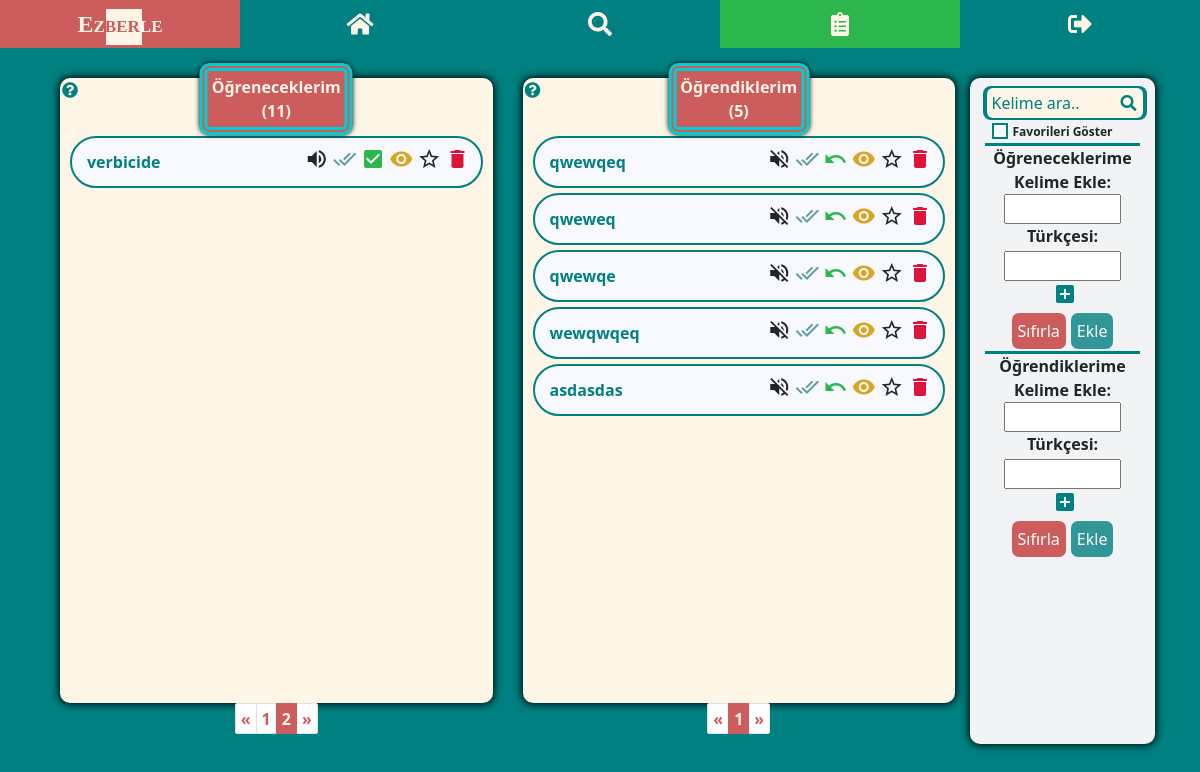
/kelime_listesi/?s=2 (signed in), run on an earlier commit of the app's database.
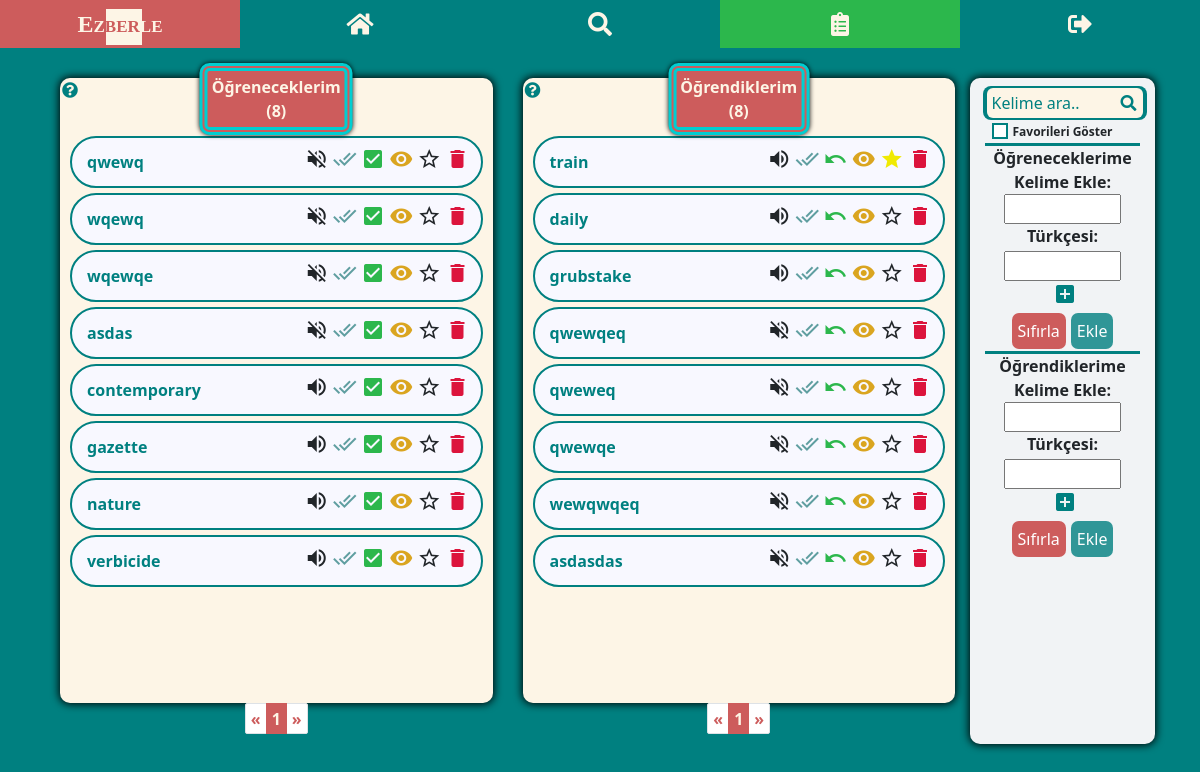
And on a later commit of the database.
### my_dict/models.py (models this page shows, shortened)
class WordEn(models.Model):
    user = models.ForeignKey(User, on_delete=models.CASCADE)
    english = models.CharField(max_length=100)
    audio = models.CharField(max_length=300)
    create_time = models.DateTimeField(auto_now_add=True)
    is_learned = models.BooleanField(default=False)
    is_seen = models.BooleanField(default=False)
    is_starred = models.BooleanField(default=False)
    is_in_reminder_list = models.BooleanField(default=False)
    memorize_tracker = FieldTracker(fields=['is_learned'])
    class Meta:
        ordering = ['-create_time']

### my_dict/views.py (the view)
# urls.py: path('kelime_listesi/', my_word_list, name='word-list'),
@login_required
def my_word_list(request):
    learned_words = WordEn.objects.filter(user=request.user, is_learned=True)
    unlearned_words = WordEn.objects.filter(user=request.user, is_learned=False)
    learned_count = len(learned_words)
    unlearned_count = len(unlearned_words)
    if request.method == 'POST':
        if "english-unl" in request.POST:
            word_en = request.POST.get('english-unl')
            word_tr_list = request.POST.getlist('turkish-unl[]')
            if not WordEn.objects.filter(user=request.user, english=word_en).exists():
                create_word_en = WordEn(user=request.user, english=word_en)
                create_word_en.save()
                for word_tr in word_tr_list:
                    if word_tr.strip() != "":
                        create_word_tr = create_word_en.turkish.create(turkish=word_tr)
                        create_word_tr.save()
                is_added = True
            else:
                is_added = False
            data = {'is_added': is_added}
            return JsonResponse(data)
        elif "english-l" in request.POST:
            word_en = request.POST.get('english-l')
            word_tr_list = request.POST.getlist('turkish-l[]')
            if not WordEn.objects.filter(user=request.user, english=word_en).exists():
                create_word_en = WordEn(user=request.user, english=word_en, is_learned=True)
                create_word_en.save()
                for word_tr in word_tr_list:
                    if word_tr.strip() != "":
                        create_word_tr = create_word_en.turkish.create(turkish=word_tr)
                        create_word_tr.save()
                is_added = True
            else:
                is_added = False
            data = {'is_added': is_added}
            return JsonResponse(data)
    elif request.method == "GET":
        word = request.GET.get("q")
        my_word_list_search(request, word)
    paginator_unl = Paginator(unlearned_words, 10)
    page_no_unl = request.GET.get('s')
    page_unl = paginator_unl.get_page(page_no_unl)
    paginator_l = Paginator(learned_words, 10)
    page_no_l = request.GET.get('p')
    page_l = paginator_l.get_page(page_no_l)
    context = {
        'page_obj_unl': page_unl,
        'page_obj_l': page_l,
        'learned_words': learned_words,
        'unlearned_words': unlearned_words,
        'learned_count': learned_count,
        'unlearned_count': unlearned_count,
    }
    return render(request, 'my_dict/word_list.html', context=context)

### my_dict/templates/my_dict/word_list.html (shortened to what the changed rows need)
{% extends 'base.html' %}
{% load static %}
{% block content %}
<div class="container-md">
<div class="row mt-4">
    <div class="col-lg-5 tbl-first mt-md-4">
        <div class="tbl-words position-relative">
            <span class="wl-title">Öğreneceklerim <br> <div>(<span class="count-unl">{{ unlearned_count }}</span>)</div></span>
            <ul class="unl-word">
                {% if "kelime_listesi/q=" not in request.path or page_obj_unl|length > 0 %}
                    {% for word in page_obj_unl %}
                    <li data-id="{{word.id}}" class="li{{word.id}}">
                        <div class="en-section">
                            <div class="align-self-center word">
                                <a href="{% url 'dictionary' word.english %}">{{ word.english }}</a>
                            </div>
                            <div data-id="{{word.id}}" class="btn-grp">
                                {% if word.audio %}
                                <i title="Dinle" class="material-icons audio">volume_up</i>
                                {% else %}
                                <i title="Ses mevcut değil" class="material-icons audio">volume_off</i>
                                {% endif %}
                                {% if word.is_seen %}
                                <i title="Görüldü" class="material-icons tick-seen dodger">done_all</i>
                                {% else %}
                                <i title="Görüldü" class="material-icons tick-seen cadet">done_all</i>
                                {% endif %}
                                <i title="Ezberledim" class="material-icons tick-learn memorize">check_box</i>
                                <button data-toggle="collapse" data-target=".tr{{word.id}}" class="eye">
                                    <i title="Türkçelerini göster" class="material-icons">remove_red_eye</i>
                                </button>
                                {% if not word.is_starred %}
                                <i title="Favorilere ekle" class="material-icons star">star_border</i>
                                {% else %}
                                <i title="Favorilere eklendi" class="material-icons star pale-yellow">star</i>
                                {% endif %}
                                <i title="Sil" class="material-icons del del-unl">delete</i>
                            </div>
                        </div>
                    </li>
                    {% endfor %}
                {% elif page_obj_unl|length == 0 and '$favorites' not in request.path %}
                    <li>Bu listeye <u>{{word}}</u> için bir kelime kayıt edilmemiş.</li>
                {% endif %}
            </ul>
        </div>
        {% if 'kelime_listesi/q=' not in request.path or unl_pg_count > 9 %}
        <nav aria-label="Page navigation example">
          <ul class="pagination pagination-sm justify-content-center">
          {% if page_obj_unl.has_previous %}
              <li class="page-item">
              <a class="page-link" href="?s={{ page_obj_unl.previous_page_number }}">&laquo</a>
            </li>
          {% else %}
              <li class="page-item disabled">
              <a class="page-link" href="#" tabindex="-1" aria-disabled="true">&laquo</a>
            </li>
          {% endif %}
          {% for i in page_obj_unl.paginator.page_range %}
              {% if page_obj_unl.number == i %}
                  <li class="page-item active" aria-current="page">
                <span class="page-link">
                  {{ i }}
                </span>
              </li>
              {% elif i > page_obj_unl.number|add:'-5' and i < page_obj_unl.number|add:'5' %}
                   <li class="page-item"><a class="page-link" href="?s={{ i }}">{{ i }}</a></li>
              {% endif %}
          {% endfor %}
        </ul>
      </nav>
        {% endif %}
    </div>
    <div class="col-lg-5 mt-md-4">
        <div class="tbl-words position-relative">
            <span class="wl-title">Öğrendiklerim <br> (<span class="count-l">{{ learned_count }}</span>)</span>
            <ul class="l-word">
                {% if "kelime_listesi/q=" not in request.path or page_obj_l|length > 0 %}
                    {% for word in page_obj_l %}
                    <li data-id="{{word.id}}" class="li{{word.id}}">
                        <div class="en-section">
                            <div class="align-self-center word">
                                <a href="{% url 'dictionary' word.english %}">{{ word.english }}</a>
                            </div>
                            <div data-id="{{word.id}}" class="btn-grp">
                                {% if word.audio %}
                                <i title="Dinle" class="material-icons audio">volume_up</i>
                                {% else %}
                                <i title="Ses mevcut değil" class="material-icons audio">volume_off</i>
                                {% endif %}
                                {% if word.is_seen %}
                                <i title="Görüldü" class="material-icons tick-seen dodger">done_all</i>
                                {% else %}
                                <i title="Görüldü" class="material-icons tick-seen cadet">done_all</i>
                                {% endif %}
                                <i title="Unuttum" class="material-icons tick-unlearn memorize">undo</i>
                                {% if word.turkish %}
                                <button data-toggle="collapse" data-target=".tr{{word.id}}" class="eye"><i title="Türkçelerini göster" class="material-icons">remove_red_eye</i></button>
                                {% endif %}
                                {% if not word.is_starred %}
                                <i title="Favorilere ekle" class="material-icons star">star_border</i>
                                {% else %}
                                <i title="Favorilere eklendi" class="material-icons star pale-yellow">star</i>
                                {% endif %}
                                <i title="Sil" class="material-icons del del-l">delete</i>
                            </div>
                        </div>
                    </li>
                    {% endfor %}
                {% elif page_obj_l|length == 0 and '$favorites' not in request.path %}
                    <li>Bu listeye <u>{{word}}</u> için bir kelime kayıt edilmemiş.</li>
                {% endif %}
            </ul>
        </div>
        {% if 'kelime_listesi/q=' not in request.path or l_pg_count > 9 %}
        <nav aria-label="Page navigation example">
          <ul class="pagination pagination-sm justify-content-center">
          {% for i in page_obj_l.paginator.page_range %}
              {% if page_obj_l.number == i %}
                  <li class="page-item active" aria-current="page">
                <span class="page-link">
                  {{ i }}
                </span>
              </li>
              {% elif i > page_obj_l.number|add:'-5' and i < page_obj_l.number|add:'5' %}
                   <li class="page-item"><a class="page-link" href="?p={{ i }}">{{ i }}</a></li>
              {% endif %}
          {% endfor %}
          </ul>
        </nav>
        {% endif %}
    </div>
</div>
</div>
{% endblock %}

What changed in the data, as far as the page shows it:
now on this page (row unchanged): WordEn: english "qwewq", is_seen False (drawn), is_starred False (drawn)
now on this page (row unchanged): WordEn: english "wqewq", is_seen False (drawn), is_starred False (drawn)
now on this page (row unchanged): WordEn: english "wqewqe", is_seen False (drawn), is_starred False (drawn)
now on this page (row unchanged): WordEn: english "asdas", is_seen False (drawn), is_starred False (drawn)
now on this page (row edited): WordEn: english "contemporary", is_seen False (drawn), is_starred False (drawn)
now on this page (row unchanged): WordEn: english "gazette", is_seen False (drawn), is_starred False (drawn)
now on this page (row unchanged): WordEn: english "nature", is_seen False (drawn), is_starred False (drawn)
now on this page (row edited): WordEn: english "train", is_seen False (drawn), is_starred True (drawn)
now on this page (row edited): WordEn: english "daily", is_seen False (drawn), is_starred False (drawn)
now on this page (row edited): WordEn: english "grubstake", is_seen False (drawn), is_starred False (drawn)
Also different on the page:
{{ unlearned_count }}: "11" → "8"
{{ learned_count }}: "5" → "8"
list line gone: "1"
new list line: "1"
list line gone: "2"
